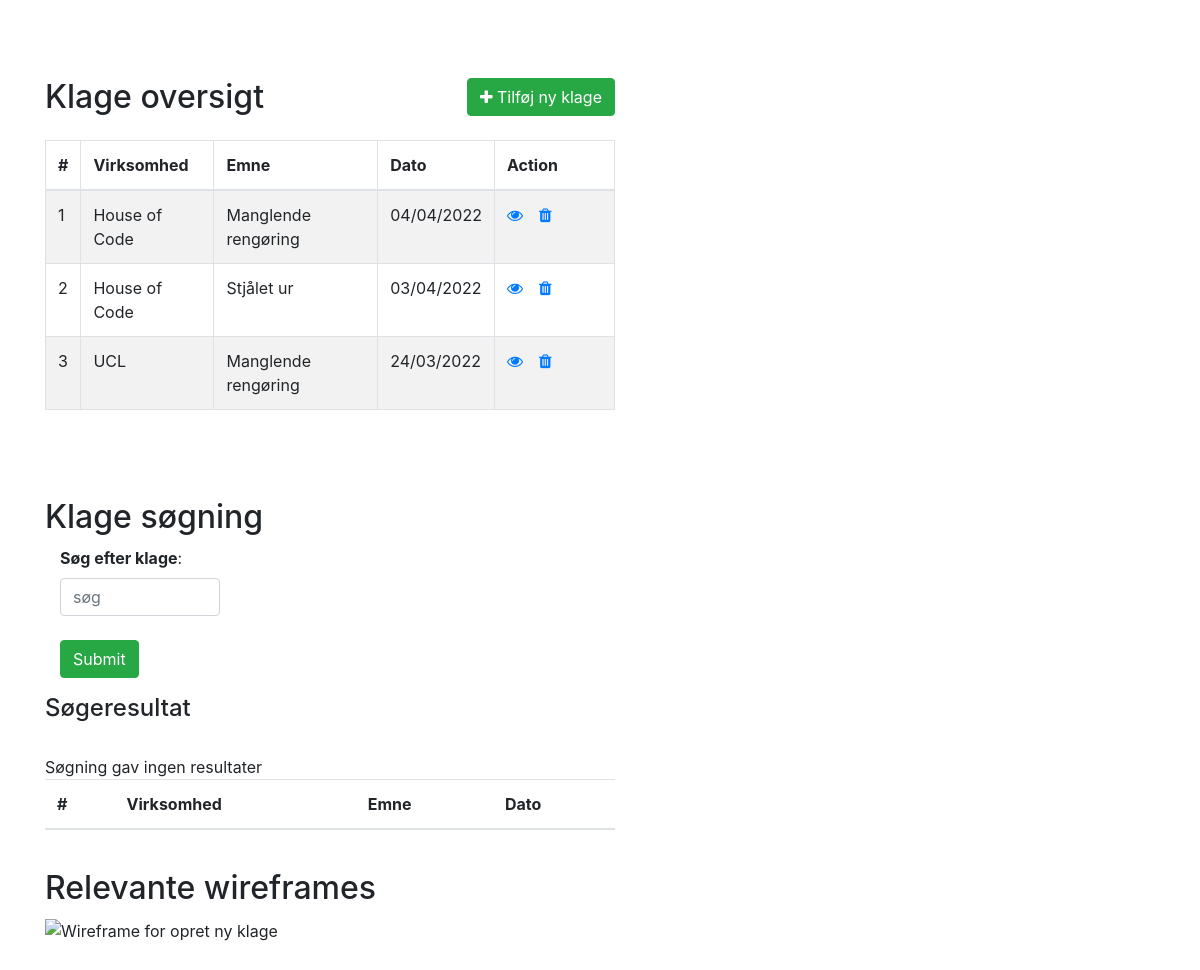
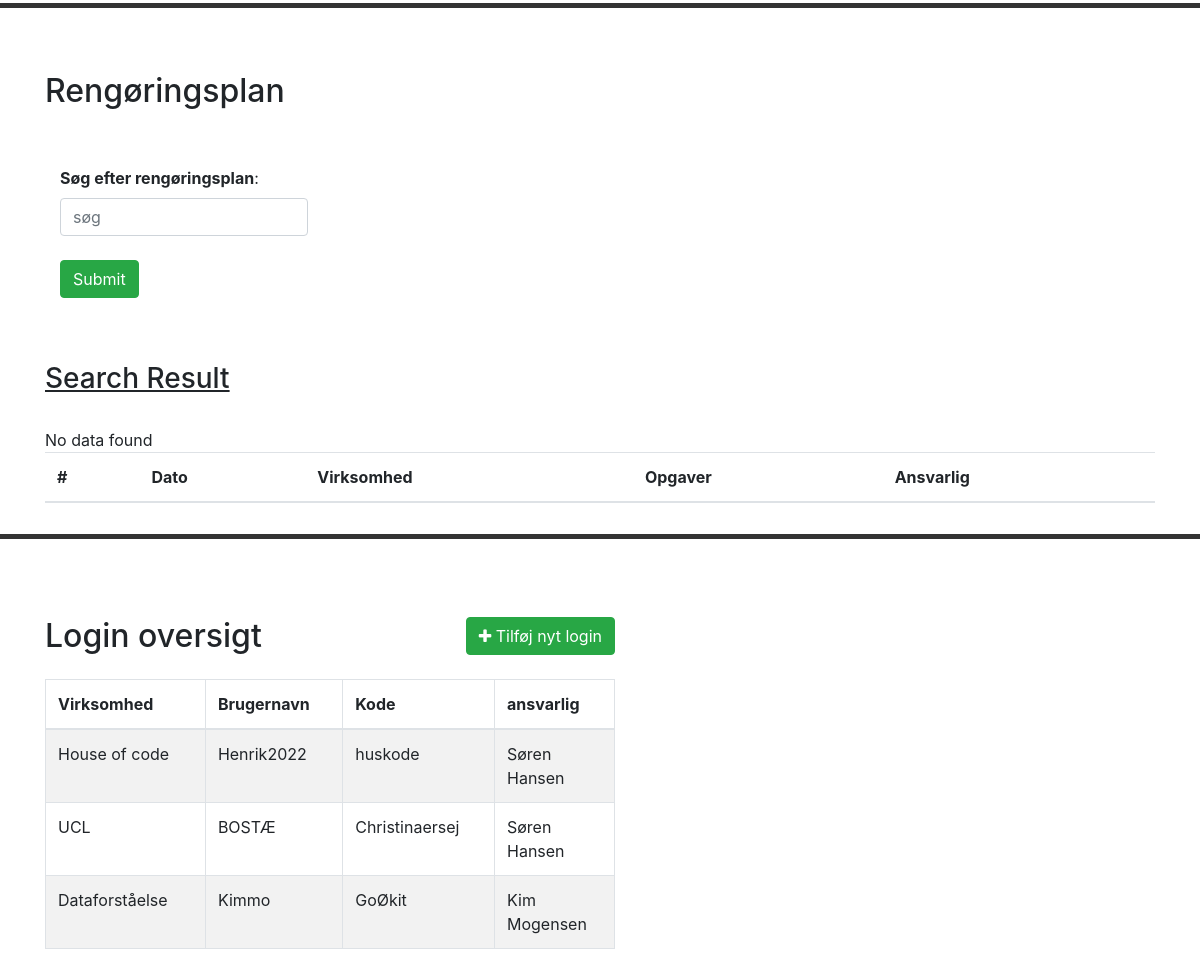
The page / on the database its author committed (2 pictures, top to bottom).
### tables this page shows
CREATE TABLE IF NOT EXISTS `Klager` (
  `id` int(11) NOT NULL AUTO_INCREMENT,
  `virksomhed` varchar(100) NOT NULL,
  `emne` varchar(100) NOT NULL,
  `klageinfo` varchar(255) NOT NULL,
  `dato` varchar(255) NOT NULL,
  PRIMARY KEY (`id`)
);

### index.php (the view, shortened to what this page needs)
<!DOCTYPE html>
<html lang="en">
<head>
    <link rel="stylesheet" href="https://stackpath.bootstrapcdn.com/bootstrap/4.5.2/css/bootstrap.min.css">
    <link rel="stylesheet" href="https://maxcdn.bootstrapcdn.com/font-awesome/4.7.0/css/font-awesome.min.css">
</head>
<body>
    <div class="wrapper">
        <div class="container">
            <div class="row">
                <div class="col-md-12">
                    <div class="mt-5 mb-3 clearfix">
                        <h2 class="pull-left">Klage oversigt</h2>
                        <a href="create.php" class="btn btn-success pull-right"><i class="fa fa-plus"></i> Tilføj ny klage</a>
                    </div>
                    <?php
                    require "config.php";
                    $sql = "SELECT * FROM klager";
                    if($result = mysqli_query($link, $sql)){
                        if(mysqli_num_rows($result) > 0){
                            echo '<table class="table table-bordered table-striped">';
                                echo "<thead>";
                                    echo "<tr>";
                                        echo "<th>#</th>";
                                        echo "<th>Virksomhed</th>";
                                        echo "<th>Emne</th>";
                                        echo "<th>Dato</th>";
                                        echo "<th>Action</th>";
                                    echo "</tr>";
                                echo "</thead>";
                                echo "<tbody>";
                                while($row = mysqli_fetch_array($result)){
                                    echo "<tr>";
                                        echo "<td>" . $row['id'] . "</td>";
                                        echo "<td>" . $row['virksomhed'] . "</td>";
                                        echo "<td>" . $row['emne'] . "</td>";
                                        echo "<td>" . $row['dato'] . "</td>";
                                        echo "<td>";
                                            echo '<a href="read.php?id='. $row['id'] .'" class="mr-3" title="View Record" data-toggle="tooltip"><span class="fa fa-eye"></span></a>';
                                            echo '<a href="delete.php?id='. $row['id'] .'" title="Delete Record" data-toggle="tooltip"><span class="fa fa-trash"></span></a>';
                                        echo "</td>";
                                    echo "</tr>";
                                }
                                echo "</tbody>";
                            echo "</table>";
                        } else{
                            echo '<div class="alert alert-danger"><em>No records were found.</em></div>';
                        }
                    } else{
                        echo "Oops! Something went wrong. Please try again later.";
                    }
                    ?>
                </div>
            </div>
            <br/>
            <br/>
            <h2 class="pull-left">Klage søgning</h2>
            <br/><br/>
            <form class="form-horizontal" action="#" method="post">
              <div class="form-group">
                <label class="control-label col-md-6" for="email"><b>Søg efter klage</b>:</label>
                   <div class="col-sm-4">
                     <input type="text" class="form-control" name="search" placeholder="søg">
                   </div>
                   <br/>
                   <div class="col-md-2">
                     <button type="submit" name="save" class="btn btn-success btn-md">Submit</button>
                   </div>
              </div>
            </form>
            <h4>Søgeresultat</h4><br/>
            <div class="table-responsive">
              <table class="table">
                <thead>
                  <tr>
                    <th>#</th>
                    <th>Virksomhed</th>
                    <th>Emne</th>
                    <th>Dato</th>
                  </tr>
                </thead>
              </table>
            </div>
            <h2 class="pull-left">Relevante wireframes</h2>
            <img src="https://i.imgur.com/PCuiV5U.jpg" alt="Wireframe for opret ny klage" width="350">
        </div>
    </div>
    <hr style="height:5px; border:none; background-color:#333;" />
    <br/>
    <br/>
    <div class="container">
    <h2>Rengøringsplan</h2>
    <br/><br/>
    <form class="form-horizontal" action="#" method="post">
        <div class="form-group">
            <label class="control-label col-md-4" for="email"><b>Søg efter rengøringsplan</b>:</label>
            <div class="col-sm-3">
              <input type="text" class="form-control" name="search" placeholder="søg">
            </div>
            <br/>
            <div class="col-md-2">
              <button type="submit" name="save" class="btn btn-success btn-md">Submit</button>
            </div>
        </div>
    </form>
    <br/><br/>
    <h3><u>Search Result</u></h3><br/>
    <div class="table-responsive">
      <table class="table">
        <thead>
          <tr>
            <th>#</th>
            <th>Dato</th>
            <th>Virksomhed</th>
            <th>Opgaver</th>
            <th>Ansvarlig</th>
          </tr>
        </thead>
      </table>
    </div>
    </div>
    <hr style="height:5px; border:none; background-color:#333;" />
<div class="wrapper">
    <div class="container">
        <div class="row">
            <div class="col-md-12">
                <div class="mt-5 mb-3 clearfix">
                    <h2 class="pull-left">Login oversigt</h2>
                    <a href="createLogin.php" class="btn btn-success pull-right"><i class="fa fa-plus"></i> Tilføj nyt login</a>
                </div>
                <?php
                $sql = "SELECT * FROM login";
                if($result = mysqli_query($link, $sql)){
                    if(mysqli_num_rows($result) > 0){
                        echo '<table class="table table-bordered table-striped">';
                            echo "<thead>";
                                echo "<tr>";
                                    echo "<th>Virksomhed</th>";
                                    echo "<th>Brugernavn</th>";
                                    echo "<th>Kode</th>";
                                    echo "<th>ansvarlig</th>";
                                echo "</tr>";
                            echo "</thead>";
                            echo "<tbody>";
                            while($row = mysqli_fetch_array($result)){
                                echo "<tr>";
                                    echo "<td>" . $row['virksomhed'] . "</td>";
                                    echo "<td>" . $row['brugernavn'] . "</td>";
                                    echo "<td>" . $row['kode'] . "</td>";
                                    echo "<td>" . $row['ansvarlig'] . "</td>";
                                echo "</tr>";
                            }
                            echo "</tbody>";
                        echo "</table>";
                    } else{
                        echo '<div class="alert alert-danger"><em>No records were found.</em></div>';
                    }
                } else{
                    echo "Oops! Something went wrong. Please try again later.";
                }
                ?>
            </div>
        </div>
    </div>
</div>
</body>
</html>

### index.php (style rules this page uses)
.wrapper { width: 600px; margin: 30px; }
table tr td:last-child { width: 120px; }

### rows shown on the page
klager: id "1", virksomhed "House of Code", emne "Manglende rengøring", dato "04/04/2022"
klager: id "2", virksomhed "House of Code", emne "Stjålet ur", dato "03/04/2022"
klager: id "3", virksomhed "UCL", emne "Manglende rengøring", dato "24/03/2022"

### other values the page prints
$row['virksomhed'] "House of code"
$row['brugernavn'] "Henrik2022"
$row['kode'] "huskode"
$row['ansvarlig'] "Søren Hansen"
$row['virksomhed'] "UCL"
$row['brugernavn'] "BOSTÆ"
$row['kode'] "Christinaersej"
$row['virksomhed'] "Dataforståelse"
$row['brugernavn'] "Kimmo"
$row['kode'] "GoØkit"
$row['ansvarlig'] "Kim Mogensen"
